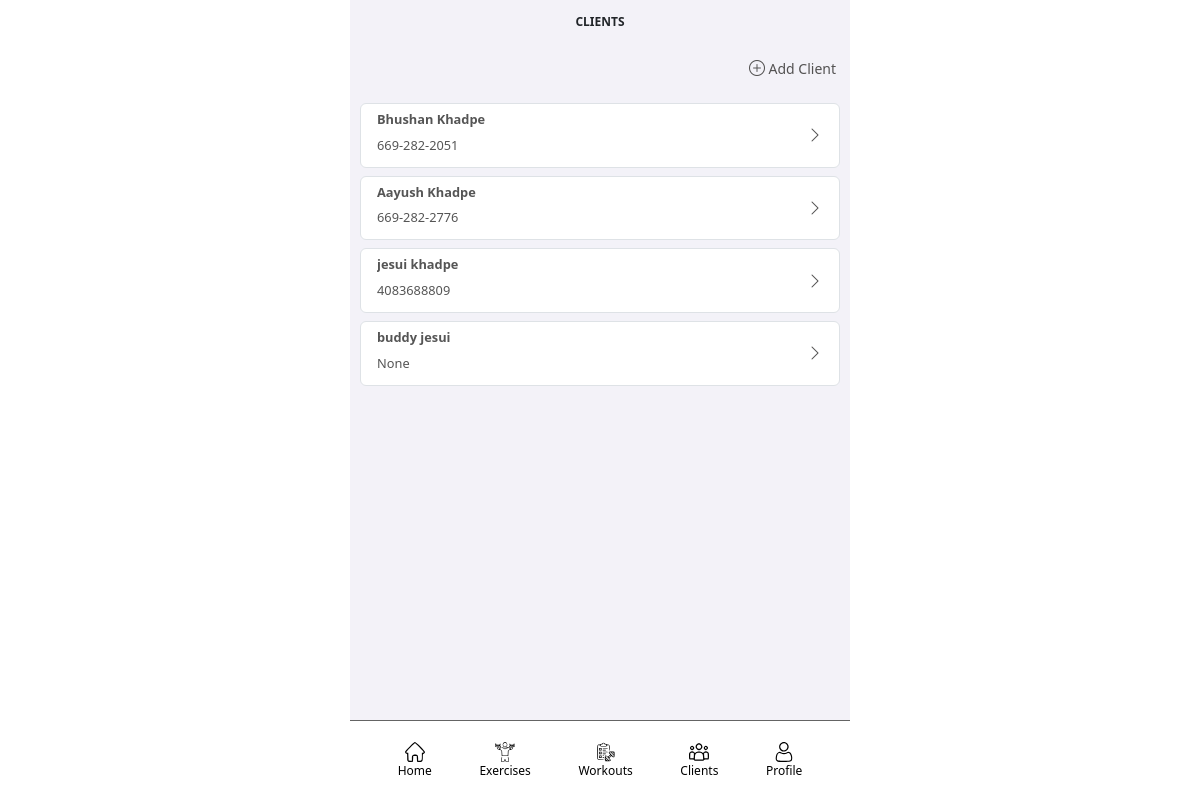
Page /fitnessApp/clients (signed in) on the earlier database version.
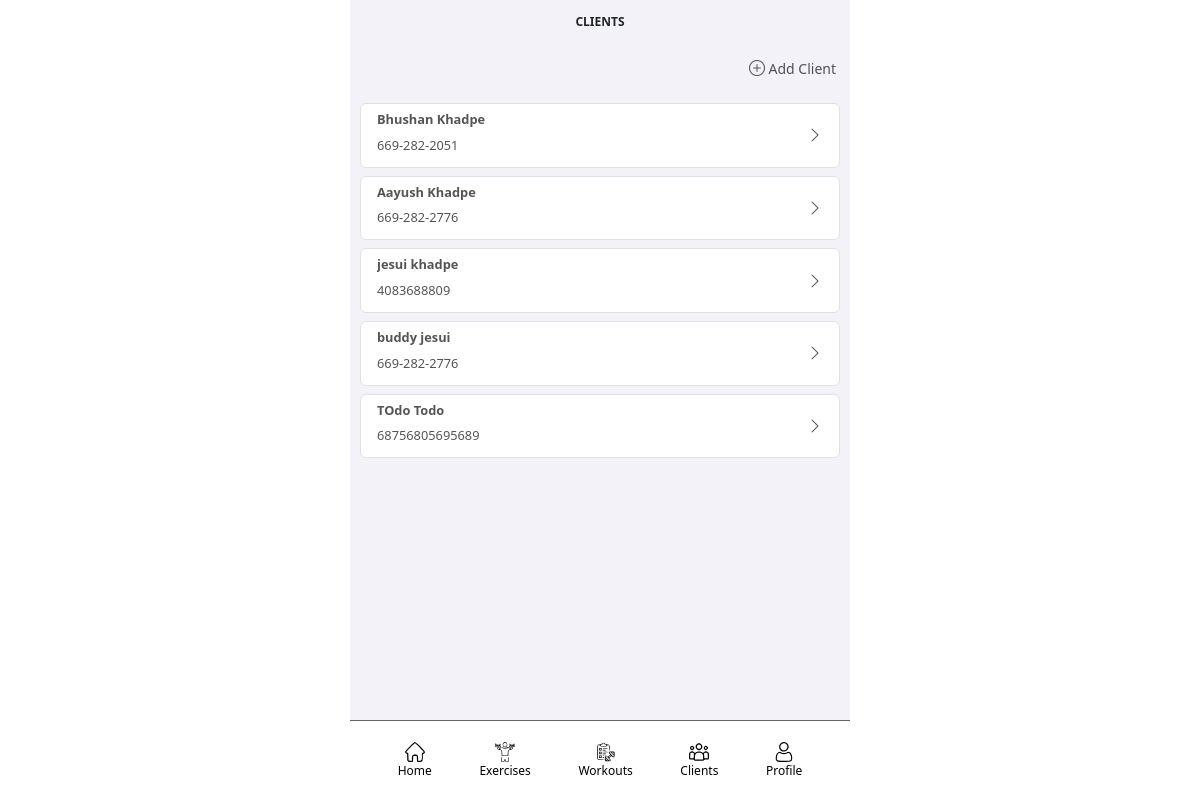
Same page on the later database version.
### fitnessApp/models/fitnessAppUser_models.py (models this page shows, shortened)
class FitnessAppPerson(models.Model):
    first_name = models.CharField(max_length=500, null=False, blank=False)
    last_name = models.CharField(max_length=500, blank=True)
    coach_flag = models.BooleanField(default=False)
    coach = models.ForeignKey('self', on_delete=models.SET_NULL, null=True)
    email = models.EmailField(max_length=100, null=True, blank=True)
    phone_number = models.CharField(max_length=20, null=True, blank=True)

### fitnessApp/views/client_views.py (the view)
# urls.py: path("clients", ClientListView.as_view(), name="clients"),
class ClientListView(LoginRequiredMixin, ListView):
    model = FitnessAppPerson
    template_name = "client_list.html"
    paginate_by = 10
    def get_queryset(self):
        queryset = super().get_queryset()
        queryset = queryset.filter(coach=self.request.user.person)
        return queryset

### fitnessApp/templates/client_list.html
{% extends "base/base.html" %}
{% block title %}Clients{% endblock %}
{% block content %}
<div>
<div class="client-create-outer">
    <div class="client-create-inner mb-3">
        <a class="fitnessapp-profile-item" href="{% url 'client-create' %}">
             <i class="bi bi-plus-circle"></i><span><small>&nbsp;Add Client</small></span>
        </a>
    </div>
</div>
<div>
    {% for item in object_list %}
        <ul class="list-group">
            <li class="list-group-item client-detail-item">
                <a class="fitnessapp-profile-item" href="{% url 'client-details' item.id %}">
                    <div class="client-detail-outer">
                        <div class="client-detail-name">
                            <h5 class="text single-line"><b>{{ item.first_name }} {{ item.last_name }}</b></h5>
                        </div>
                        <div class="client-detail-phone-number">
                            <h6 class="text single-line">{{ item.phone_number }}</h6>
                        </div>
                        <div class="client-detail-edit">
                            <i class="bi bi-chevron-right"></i>
                        </div>
                    </div>
                </a>
            </li>
        </ul>
    {% empty %}
    No clients yet.
    {% endfor %}
</div>
</div>
{% endblock %}

### templates/base/base.html (shortened to what this page needs)
{% load static %}
<html>
{% include 'base/head.html' %}
<body>
<div class="page">
    <div class="header">
        <div><h5 class="fitnessapp-page-title">{% block title %}{% endblock %}</h5></div>
    </div>
    <div id="id-mainbody" class="mainbody">
        {% block content %}{% endblock %}
    </div>
    <div class="footer">
        <div class="menu">
            <a class="menu_link" href="{% url 'home' %}">
                <div class="menu_item">
                    <img class="menu_img" src="{% static 'images/menu_home.svg' %}">
                    <span class="menu_label">Home</span>
                </div>
            </a>
            <a class="menu_link" href="{% url 'exercises' %}">
                <div class="menu_item">
                    <img class="menu_img" src="{% static 'images/menu_exercises.svg' %}">
                    <span class="menu_label">Exercises</span>
                </div>
            </a>
            <a class="menu_link" href="{% url 'workouts' %}">
                <div class="menu_item">
                    <img class="menu_img" src="{% static 'images/menu_workouts.svg' %}">
                    <span class="menu_label">Workouts</span>
                </div>
            </a>
            {% if user.is_authenticated and user.person.coach_flag %}
            <a class="menu_link" href="{% url 'clients' %}">
                <div class="menu_item">
                    <img class="menu_img" src="{% static 'images/menu_clients.svg' %}">
                    <span class="menu_label">Clients</span>
                </div>
            </a>
            {% endif %}
            {% if user.is_authenticated %}
            <a class="menu_link" href="{% url 'profile' %}">
                <div class="menu_item">
                    <img class="menu_img" src="{% static 'images/menu_user.svg' %}">
                    <span class="menu_label">Profile</span>
                </div>
            </a>
            {% endif %}
        </div>
    </div>
</div>
</body>
</html>

### templates/base/head.html (shortened to what this page needs)
{% load static %}
<head>
    <link rel="stylesheet" href="{% static 'css/main.css' %}">
    <link rel="stylesheet" href="{% static 'css/timer.css' %}">
    <link rel="stylesheet" href="{% static 'css/exercise-video.css' %}">
    <link rel="stylesheet" href="https://cdn.jsdelivr.net/npm/bootstrap-icons@1.11.3/font/bootstrap-icons.css">
    <link rel="stylesheet" href="https://cdn.jsdelivr.net/npm/tom-select@2.4.3/dist/css/tom-select.bootstrap5.min.css">
    <link rel="stylesheet" href="https://cdnjs.cloudflare.com/ajax/libs/font-awesome/4.7.0/css/font-awesome.css">
    <link rel="stylesheet" href="https://cdn.jsdelivr.net/npm/bootstrap@5.3.3/dist/css/bootstrap.min.css">
</head>

### fitnessApp/static/css/main.css (style rules this page uses)
:root { --fitnessapp-session-bg-content: #718C9E; --fitnessapp-session-bg-header: #495D6A; --fitnessapp-session-bg-content-light: #C3CED6; --fitnessapp-session-bg-content-lighter: #e6e6e6; }
body { background: white }
.fitnessapp-page-title { text-transform: uppercase; padding-top: 0.25rem; font-size: 0.75rem; font-weight: bolder; }
.fitnessapp-profile-item { text-decoration: none; color: rgb(83, 82, 82); }
.page { display: grid; height: 100%; max-width: 500px; margin: auto; grid-template-rows: 3rem 1fr 5rem; grid-template-columns: 100%; justify-content: center; }
.header { display: grid; grid-area: 1 / 1 / 2 / 2; background-color: rgb(243, 242, 248); justify-content: center; align-items: center; }
.mainbody { display: grid; grid-area: 2 / 1 / 3 / 2; overflow: scroll; scrollbar-width: none; background-color: rgb(243, 242, 248); padding: 10px; }
.footer { display: grid; grid-area: 3 / 1 / 4 / 2; background-color: white; border: 1px; border-top: 1px solid rgb(100, 100, 100); }
.menu { display: flex; flex-direction: row; justify-content: space-evenly; align-items: center; }
.menu_img { height: 1.25rem; width: 1.25rem; }
.menu_item { display: flex; flex-direction: column; justify-content: center; align-items: center; }
.menu_label { font-size: 0.75rem; }
.menu_link { color: black; text-decoration: none; }
.text.single-line { overflow: hidden; text-overflow: ellipsis; white-space: nowrap; font-size: 0.8em; }
.client-detail-item { margin-top: 0.5rem; }
.client-detail-outer { display: grid; grid-template-rows: 55% 45%; grid-template-columns: auto max-content; }
.client-detail-name { grid-area: 1 / 1 / 2 / 2; color: #555555; }
.client-detail-phone-number { grid-area: 2 / 1 / 3 / 2; color: #555555; }
.client-detail-edit { grid-area: 1 / 2 / 3 / 3; margin: auto; }
.client-create-outer { display: grid; grid-template-rows: min-content; grid-template-columns: 100%; }
.client-create-inner { grid-area: 1 / 1 / 2 / 2; justify-self: end; padding-right: 0.25rem; }

Differences in the rows shown:
changed FitnessAppPerson "buddy": phone_number "None" → "669-282-2776"
added FitnessAppPerson: first_name "TOdo", last_name "Todo", phone_number "68756805695689"
